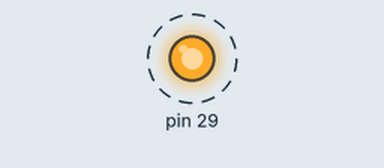
Recording of a sketch running on a simulated Arduino Mega 2560, built with avr-gcc and run on an emulated ATmega2560. Shown: output pins drawn as LEDs (lit = HIGH). Dashed ring = blinking.

Above: at 0.2 s.
Timing chart, 0 to 3.0 s (numbered marks = the images above):
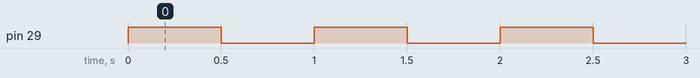

Measured:
- by itself, pin 29: alternates HIGH for 0.50 s and LOW for 0.50 s

The sketch:

prelab.ino
```cpp
 void setup() {
  // put your setup code here, to run once:
  pinMode(29, OUTPUT);
}

void loop() {
  // put your main code here, to run repeatedly:
  digitalWrite(29, HIGH);
  delay(500);
  digitalWrite(29, LOW);
  delay(500);
}
```
